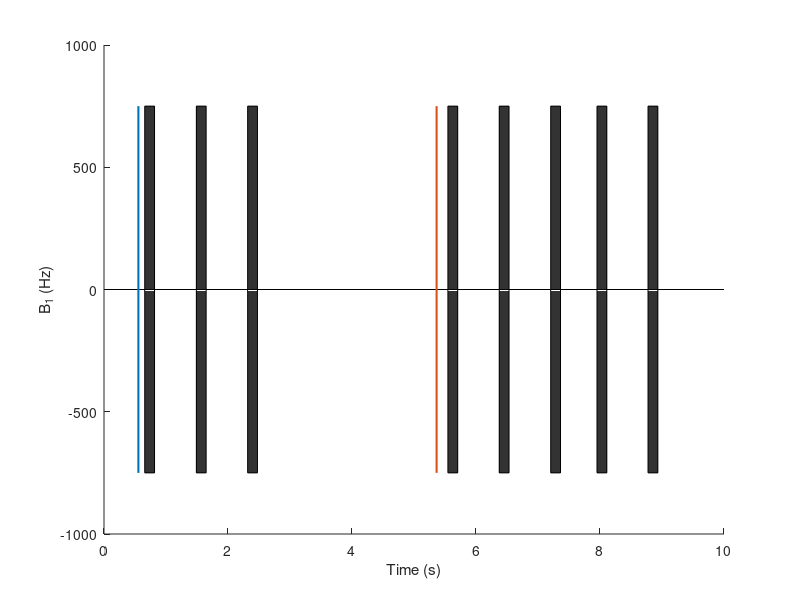

Write the MATLAB code that produced this figure. (Note: this script raises an error after producing the figure.)
clear all;
close all;
%% Fig. A
addpath('D:\Data\Exvivo_Phantom\lib\')
addpath('D:\Data\Exvivo_Phantom\EPGX-src')
TI_array = [102, 182, 935, 1010, 1762, 1840, 2587, 3410];
figure();
b1 = 750;
TR = 2.4;
PhaseEnc = 60;
num_rampup = 5;
restore_pulse = 1;
HR = 60*1000/(((TI_array(8) - TI_array(7)) + (TI_array(7) - TI_array(6)) + (TI_array(6) - TI_array(4)) + ...
    (TI_array(4) - TI_array(2)) + (TI_array(5) - TI_array(3)) + (TI_array(3) - TI_array(1))) / 6);
window = round(60*1000 / HR);
acq_win = TR*(PhaseEnc+num_rampup+restore_pulse);
trigger = window-TI_array(1)-acq_win;
line([0,10],[0,0],'Color', 'black')
hold on;
plot([trigger trigger]/1000, [-b1 b1], 'LineWidth', 1.5)

% 3 bSSFP readout
rectangle('Position', [(window-acq_win)/1000 -b1 acq_win/1000 b1*2], 'FaceColor',[0.2 0.2 0.2])
rectangle('Position', [(trigger+TI_array(3))/1000 -b1 acq_win/1000 b1*2], 'FaceColor',[0.2 0.2 0.2])
rectangle('Position', [(trigger+TI_array(5))/1000 -b1 acq_win/1000 b1*2], 'FaceColor',[0.2 0.2 0.2])

% 3 recovery time
% 5 bSSFP readout
trigger2 = 7 * window - TI_array(2) - acq_win;
plot([trigger2 trigger2]/1000, [-b1 b1], 'LineWidth', 1.5)
rectangle('Position', [(7*window-acq_win)/1000 -b1 acq_win/1000 b1*2], 'FaceColor',[0.2 0.2 0.2])
rectangle('Position', [(trigger2+TI_array(4))/1000 -b1 acq_win/1000 b1*2], 'FaceColor',[0.2 0.2 0.2])
rectangle('Position', [(trigger2+TI_array(6))/1000 -b1 acq_win/1000 b1*2], 'FaceColor',[0.2 0.2 0.2])
rectangle('Position', [(trigger2+TI_array(7))/1000 -b1 acq_win/1000 b1*2], 'FaceColor',[0.2 0.2 0.2])
rectangle('Position', [(trigger2+TI_array(8))/1000 -b1 acq_win/1000 b1*2], 'FaceColor',[0.2 0.2 0.2])

xlabel('Time (s)')
ylabel('B_1 (Hz)')
%% Fig. B (without MT)
TI_array = [102, 935, 1762, 182, 1010, 1840, 2587, 3410];
npulse = 60 + num_rampup; % Single-shot 
% A final half-alpha 'restore pulse' to return the magnetization into Mz
t_delay = TI_array(1); % TI = 650 ms
flip = 180; % prep flip angle = 180 degree
alpha = 35;
T1_bound = 1000;
T2_bound = 8.5e-3;
T1 = 1133.2;
T2 = 35;

prep = struct;
prep.flip = d2r(flip);
prep.t_delay = t_delay;
Mz0 = 1;
TD = trigger; % ms

[t_total, Mz_total_total, t_readout, Mxy_readout] = seq_T1MOLLI_noMT(TI_array, TD, npulse, T1, T2,...
    alpha, TR, prep, num_rampup, Mz0, restore_pulse, trigger, trigger2);
[tr_total, Mzr_total_total, tr_readout, Mxyr_readout] = seq_T1MOLLI_noMT(TI_array, TD, npulse, T1_bound, T2_bound,...
    alpha, TR, prep, num_rampup, Mz0, restore_pulse, trigger, trigger2);
%% Plot for Fig. B
figure();
plot(t_total/1000, Mz_total_total, 'LineWidth', 2)
hold on;
plot(tr_total/1000, Mzr_total_total, '-.', 'LineWidth', 2)

legend({'Remote Free (no MT)', 'Remote Bound (no MT)'});
xlabel('Time (s)'); ylabel('M_z/M_0')
grid on;
xlim([0 10])
%% Fig. C (with MT)
npulse = 60 + num_rampup;
gam = 267.5221 *1e-3; % rad /ms /uT

MT_para_remote = struct;
MT_para_remote.T1x = [T1 T1];
MT_para_remote.T2x = [T2, 8.1e-3];
% MT_para_remote.b1sqrdtau_array = b1sqrdtau_array;
MT_para_remote.F = 0.097;
MT_para_remote.Kf = 5.2e-3;
MT_para_remote.trf = 0.600; % ms

MT_prep = struct;
MT_prep.flip = d2r(flip);
MT_prep.t_delay = t_delay;
% Assuming pulse duration is 20 ms
trf_prep = 20.00;
alpha_inv = 180;
MT_prep.B1SqrdTau = 2^2 * (d2r(alpha_inv)./(trf_prep.*gam)).^2.*trf_prep; 

M0_remote = [0 0 1-MT_para_remote.F MT_para_remote.F]';

[t_total, Mzmt_total_total, t_readout_mt, Mxy_readout_mt] = seq_T1MOLLI_MT(TI_array, TD, npulse,...
    alpha, TR, MT_para_remote, MT_prep, num_rampup, M0_remote, restore_pulse, trigger, trigger2);

%% Plot for Fig. C
figure();
plot(t_total/1000, Mz_total_total, 'LineWidth', 2)
hold on;
plot(t_total/1000, Mzmt_total_total, '-.', 'LineWidth', 2)

legend({'Free pool no MT', 'Free pool with MT'});
xlabel('Time (s)'); ylabel('M_z/M_0')
grid on;

%% Fig. D
TI_array = sort(TI_array)+ TR * (npulse - num_rampup) / 2; % + TR * (npulse - num_rampup) / 2
Mxy_readout_array_mt = Mxy_readout_mt;
Mxy_readout_array_mt(1) = -Mxy_readout_mt(1);
Mxy_readout_array_mt(2) = -Mxy_readout_mt(4);
Mxy_readout_array_mt(3) = Mxy_readout_mt(2);
Mxy_readout_array_mt(4) = Mxy_readout_mt(5);
Mxy_readout_array_mt(5) = Mxy_readout_mt(3);
Mxy_readout_array = Mxy_readout;
Mxy_readout_array(1) = -Mxy_readout(1);
Mxy_readout_array(2) = -Mxy_readout(4);
Mxy_readout_array(3) = Mxy_readout(2);
Mxy_readout_array(4) = Mxy_readout(5);
Mxy_readout_array(5) = Mxy_readout(3);
figure();
plot(TI_array/1000, Mxy_readout_array, 'o-', 'LineWidth', 1.5)
hold on;
plot(TI_array/1000, Mxy_readout_array_mt, 'x-', 'LineWidth', 1.5)

legend({'Singal no MT', 'Signal with MT'}, 'Location', 'SouthEast');
xlabel('TI (s)'); ylabel('Signal')
grid on;

%% Put it into one Figure
figure('Renderer', 'painters', 'Position', [200 200 1350 900]);
subplot(2,2,1)
line([0,10],[0,0],'Color', 'black')
hold on;
plot([trigger trigger]/1000, [-b1 b1], 'LineWidth', 1.5)


% 3 bSSFP readout
rectangle('Position', [(window-acq_win)/1000 -b1 acq_win/1000 b1*2], 'FaceColor',[0.2 0.2 0.2])
rectangle('Position', [(trigger+TI_array(3))/1000 -b1 acq_win/1000 b1*2], 'FaceColor',[0.2 0.2 0.2])
rectangle('Position', [(trigger+TI_array(5))/1000 -b1 acq_win/1000 b1*2], 'FaceColor',[0.2 0.2 0.2])

% 3 recovery time
% 5 bSSFP readout
plot([trigger2 trigger2]/1000, [-b1 b1], 'LineWidth', 1.5)
rectangle('Position', [(7*window-acq_win)/1000 -b1 acq_win/1000 b1*2], 'FaceColor',[0.2 0.2 0.2])
rectangle('Position', [(trigger2+TI_array(4))/1000 -b1 acq_win/1000 b1*2], 'FaceColor',[0.2 0.2 0.2])
rectangle('Position', [(trigger2+TI_array(6))/1000 -b1 acq_win/1000 b1*2], 'FaceColor',[0.2 0.2 0.2])
rectangle('Position', [(trigger2+TI_array(7))/1000 -b1 acq_win/1000 b1*2], 'FaceColor',[0.2 0.2 0.2])
rectangle('Position', [(trigger2+TI_array(8))/1000 -b1 acq_win/1000 b1*2], 'FaceColor',[0.2 0.2 0.2])
xlabel('Time (s)')

ylabel('B_1 (Hz)')
set(gca,'FontSize',16)

subplot(2,2,2)
plot(t_total/1000, Mz_total_total, 'LineWidth', 2)
hold on;
plot(tr_total/1000, Mzr_total_total, '-.', 'LineWidth', 2)
legend({'Remote Free (no MT)', 'Remote Bound (no MT)'}, 'Location', 'SouthEast');
xlabel('Time (s)'); ylabel('M_z/M_0')
grid on;
xlim([0 10])
set(gca,'FontSize',16)

subplot(2,2,3)
plot(t_total/1000, Mz_total_total, 'LineWidth', 2)
hold on;
plot(t_total/1000, Mzmt_total_total, '-.', 'LineWidth', 2)
legend({'Free pool no MT', 'Free pool with MT'}, 'Location', 'SouthEast');
xlabel('Time (s)'); ylabel('M_z/M_0')
grid on;
set(gca,'FontSize',16)

subplot(2,2,4)
plot(TI_array/1000, Mxy_readout_array, 'o-', 'LineWidth', 1.5)
hold on;
plot(TI_array/1000, Mxy_readout_array_mt, 'x-', 'LineWidth', 1.5)
legend({'Singal no MT', 'Signal with MT'}, 'Location', 'SouthEast');
xlabel('TI (s)'); ylabel('Signal')
grid on;
set(gca,'FontSize',16)

%% Exp fitting
x=TI_array';
y=Mxy_readout_array.';
g = fittype('a-b*exp(-c*x)');
f0 = fit(x,y,g,'StartPoint',[.5;.5; 0.001]);
xx = linspace(1,3500,100);
figure()
plot(x,y,'o',xx,f0(xx),'b-', 'LineWidth', 1.5);

coef = coeffvalues(f0);
native_t1_noMT = 1/coef(3) * (coef(2) / coef(1) - 1)

x=TI_array';
y=Mxy_readout_array_mt.';
g = fittype('a-b*exp(-c*x)');
f0 = fit(x,y,g,'StartPoint',[.5;.5; 0.001]);
xx = linspace(1,3500,100);
hold on;
plot(x,y,'x',xx,f0(xx),'r-', 'LineWidth', 1.5);
grid on;
legend({'Singal no MT','', 'Signal with MT',''}, 'Location', 'SouthEast');coef = coeffvalues(f0);
native_t1_MT = 1/coef(3) * (coef(2) / coef(1) - 1)
xlabel('TI (s)'); ylabel('Signal')

%% Fig. C (with MT)
TI_array = [102, 182, 935, 1010, 1762, 1840, 2587, 3410];
trigger = window-TI_array(1)-acq_win;
trigger2 = 7 * window - TI_array(2) - acq_win;
TI_array = [102, 935, 1762, 182, 1010, 1840, 2587, 3410];

npulse = 60 + num_rampup;
gam = 267.5221 *1e-3; % rad /ms /uT

MT_para_remote = struct;
MT_para_remote.T1x = [T1 T1];
MT_para_remote.T2x = [T2, 8.1e-3];
% MT_para_remote.b1sqrdtau_array = b1sqrdtau_array;
MT_para_remote.F = 0.097;
MT_para_remote.Kf = 5.2e-3;
MT_para_remote.trf = 0.600; % ms

T1_mi = 1384.7;
T2_mi = 34;
MT_para_mi = struct;
MT_para_mi.T1x = [T1_mi T1_mi];
MT_para_mi.T2x = [T2_mi, 8.1e-3];
% MT_para_remote.b1sqrdtau_array = b1sqrdtau_array;
MT_para_mi.F = 0.2;
MT_para_mi.Kf = 20e-3;
MT_para_mi.trf = 0.600; % ms

MT_prep = struct;
MT_prep.flip = d2r(flip);
MT_prep.t_delay = t_delay;
% Assuming pulse duration is 20 ms
trf_prep = 20.00;
alpha_inv = 180;
MT_prep.B1SqrdTau = 2^2 * (d2r(alpha_inv)./(trf_prep.*gam)).^2.*trf_prep; 

M0_remote = [0 0 1-MT_para_remote.F MT_para_remote.F]';
M0_mi = [0 0 1-MT_para_mi.F MT_para_mi.F]';
[t_total, Mzmt_total_total, t_readout_mt, Mxy_readout_mt] = seq_T1MOLLI_MT(TI_array, TD, npulse,...
    alpha, TR, MT_para_remote, MT_prep, num_rampup, M0_remote, restore_pulse, trigger, trigger2);
[t_total, Mzmi_total_total, t_readout_mi, Mxy_readout_mi] = seq_T1MOLLI_MT(TI_array, TD, npulse,...
    alpha, TR, MT_para_mi, MT_prep, num_rampup, M0_mi, restore_pulse, trigger, trigger2);
%% Plot for Fig. C
figure();
plot(t_total/1000, Mzmt_total_total, 'LineWidth', 2)
hold on;
plot(t_total/1000, Mzmi_total_total, '-.', 'LineWidth', 2)

legend({'Remote with MT', 'MI with MT'});
xlabel('Time (s)'); ylabel('M_z/M_0')
grid on;
%% Fig. D
TI_array = sort(TI_array)+ TR * (npulse - num_rampup) / 2; % + TR * (npulse - num_rampup) / 2
Mxy_readout_array_mt = Mxy_readout_mt;
Mxy_readout_array_mt(1) = -Mxy_readout_mt(1);
Mxy_readout_array_mt(2) = -Mxy_readout_mt(4);
Mxy_readout_array_mt(3) = Mxy_readout_mt(2);
Mxy_readout_array_mt(4) = Mxy_readout_mt(5);
Mxy_readout_array_mt(5) = Mxy_readout_mt(3);
Mxy_readout_array = Mxy_readout_mi;
Mxy_readout_array(1) = -Mxy_readout_mi(1);
Mxy_readout_array(2) = -Mxy_readout_mi(4);
Mxy_readout_array(3) = Mxy_readout_mi(2);
Mxy_readout_array(4) = Mxy_readout_mi(5);
Mxy_readout_array(5) = Mxy_readout_mi(3);
figure();
plot(TI_array/1000, Mxy_readout_array_mt, 'x-', 'LineWidth', 1.5)
hold on;
plot(TI_array/1000, Mxy_readout_array, 'o-', 'LineWidth', 1.5)
legend({'MI with MT', 'Remote with MT'}, 'Location', 'SouthEast');
xlabel('TI (s)'); ylabel('Signal')
grid on;
%% Exp fitting
x=TI_array';
y=Mxy_readout_array.';
g = fittype('a-b*exp(-c*x)');
f0 = fit(x,y,g,'StartPoint',[.5;.5; 0.001]);
xx = linspace(1,3500,100);
figure()
plot(x,y,'o',xx,f0(xx),'b-', 'LineWidth', 1.5);

coef = coeffvalues(f0);
native_t1_mi_MT = 1/coef(3) * (coef(2) / coef(1) - 1)

x=TI_array';
y=Mxy_readout_array_mt.';
g = fittype('a-b*exp(-c*x)');
f0 = fit(x,y,g,'StartPoint',[.5;.5; 0.001]);
xx = linspace(1,3500,100);
hold on;
plot(x,y,'x',xx,f0(xx),'r-', 'LineWidth', 1.5);
grid on;
legend({'MI with MT','', 'Remote with MT',''}, 'Location', 'SouthEast');coef = coeffvalues(f0);
native_t1_remote_MT = 1/coef(3) * (coef(2) / coef(1) - 1)
xlabel('TI (s)'); ylabel('Signal')